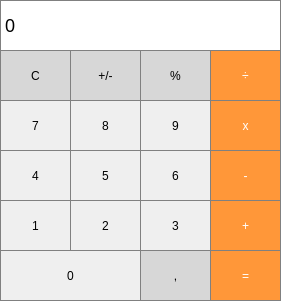
<?xml version="1.0" encoding="UTF-8"?>
<ui version="4.0">
 <class>MainWindow</class>
 <widget class="QMainWindow" name="MainWindow">
  <property name="geometry">
   <rect>
    <x>0</x>
    <y>0</y>
    <width>281</width>
    <height>301</height>
   </rect>
  </property>
  <property name="windowTitle">
   <string/>
  </property>
  <widget class="QWidget" name="centralWidget">
   <property name="styleSheet">
    <string notr="true">#pb0, #pb1 {
   border: 1px solid gray;
}
#pb0::pressed, #pb1:pressed {
    background-color: qlineargradient(x1: 0, y1: 0, x2: 0, y2: 1,
                                      stop: 0 #dadbde, stop: 1 #f6f7fa);
}</string>
   </property>
   <widget class="QLabel" name="label">
    <property name="geometry">
     <rect>
      <x>0</x>
      <y>0</y>
      <width>281</width>
      <height>51</height>
     </rect>
    </property>
    <property name="styleSheet">
     <string notr="true">QLabel {
  qproperty-alignment: 'AlignVCenter | AlignRight';
  border: 1px solid gray;
  background-color : white;
  font-size: 18px;
}</string>
    </property>
    <property name="text">
     <string>0</string>
    </property>
   </widget>
   <widget class="QPushButton" name="pushButton">
    <property name="geometry">
     <rect>
      <x>0</x>
      <y>50</y>
      <width>71</width>
      <height>51</height>
     </rect>
    </property>
    <property name="styleSheet">
     <string notr="true">QPushButton {
  background-color: rgb(215, 215, 215);
  border: 1px solid gray;
}
QPushButton:pressed {
    background-color: qlineargradient(x1: 0, y1: 0, x2: 0, y2: 1,
                                      stop: 0 #BEBEBE, stop: 1 #D7D7D7);
}</string>
    </property>
    <property name="text">
     <string>C</string>
    </property>
   </widget>
   <widget class="QPushButton" name="pushButton_2">
    <property name="geometry">
     <rect>
      <x>140</x>
      <y>50</y>
      <width>71</width>
      <height>51</height>
     </rect>
    </property>
    <property name="styleSheet">
     <string notr="true">QPushButton {
  background-color: rgb(215, 215, 215);
  border: 1px solid gray;
}
QPushButton:pressed {
    background-color: qlineargradient(x1: 0, y1: 0, x2: 0, y2: 1,
                                      stop: 0 #BEBEBE, stop: 1 #D7D7D7);
}</string>
    </property>
    <property name="text">
     <string>%</string>
    </property>
   </widget>
   <widget class="QPushButton" name="pushButton_3">
    <property name="geometry">
     <rect>
      <x>70</x>
      <y>50</y>
      <width>71</width>
      <height>51</height>
     </rect>
    </property>
    <property name="styleSheet">
     <string notr="true">QPushButton {
  background-color: rgb(215, 215, 215);
  border: 1px solid gray;
}
QPushButton:pressed {
    background-color: qlineargradient(x1: 0, y1: 0, x2: 0, y2: 1,
                                      stop: 0 #BEBEBE, stop: 1 #D7D7D7);
}</string>
    </property>
    <property name="text">
     <string>+/-</string>
    </property>
   </widget>
   <widget class="QPushButton" name="pushButton_7">
    <property name="geometry">
     <rect>
      <x>210</x>
      <y>50</y>
      <width>71</width>
      <height>51</height>
     </rect>
    </property>
    <property name="styleSheet">
     <string notr="true">QPushButton {
  background-color: rgb(255, 151, 57);
  color: white; 
  border: 1px solid gray;
}

QPushButton:pressed {
    background-color: qlineargradient(x1: 0, y1: 0, x2: 0, y2: 1,
                                      stop: 0 #FF7832, stop: 1 #FF9739);
}</string>
    </property>
    <property name="text">
     <string>÷</string>
    </property>
   </widget>
   <widget class="QPushButton" name="pushButton_4">
    <property name="geometry">
     <rect>
      <x>140</x>
      <y>100</y>
      <width>71</width>
      <height>51</height>
     </rect>
    </property>
    <property name="styleSheet">
     <string notr="true">QPushButton {
   border: 1px solid gray;
}
QPushButton:pressed {
    background-color: qlineargradient(x1: 0, y1: 0, x2: 0, y2: 1,
                                      stop: 0 #dadbde, stop: 1 #f6f7fa);
}</string>
    </property>
    <property name="text">
     <string>9</string>
    </property>
   </widget>
   <widget class="QPushButton" name="pushButton_5">
    <property name="geometry">
     <rect>
      <x>70</x>
      <y>100</y>
      <width>71</width>
      <height>51</height>
     </rect>
    </property>
    <property name="styleSheet">
     <string notr="true">QPushButton {
   border: 1px solid gray;
}
QPushButton:pressed {
    background-color: qlineargradient(x1: 0, y1: 0, x2: 0, y2: 1,
                                      stop: 0 #dadbde, stop: 1 #f6f7fa);
}</string>
    </property>
    <property name="text">
     <string>8</string>
    </property>
   </widget>
   <widget class="QPushButton" name="pushButton_6">
    <property name="geometry">
     <rect>
      <x>0</x>
      <y>100</y>
      <width>71</width>
      <height>51</height>
     </rect>
    </property>
    <property name="styleSheet">
     <string notr="true">QPushButton {
   border: 1px solid gray;
}
QPushButton:pressed {
    background-color: qlineargradient(x1: 0, y1: 0, x2: 0, y2: 1,
                                      stop: 0 #dadbde, stop: 1 #f6f7fa);
}</string>
    </property>
    <property name="text">
     <string>7</string>
    </property>
   </widget>
   <widget class="QPushButton" name="pushButton_8">
    <property name="geometry">
     <rect>
      <x>210</x>
      <y>100</y>
      <width>71</width>
      <height>51</height>
     </rect>
    </property>
    <property name="styleSheet">
     <string notr="true">QPushButton {
  background-color: rgb(255, 151, 57);
  color: white; 
  border: 1px solid gray;
}

QPushButton:pressed {
    background-color: qlineargradient(x1: 0, y1: 0, x2: 0, y2: 1,
                                      stop: 0 #FF7832, stop: 1 #FF9739);
}</string>
    </property>
    <property name="text">
     <string>x</string>
    </property>
   </widget>
   <widget class="QPushButton" name="pushButton_9">
    <property name="geometry">
     <rect>
      <x>140</x>
      <y>150</y>
      <width>71</width>
      <height>51</height>
     </rect>
    </property>
    <property name="styleSheet">
     <string notr="true">QPushButton {
   border: 1px solid gray;
}
QPushButton:pressed {
    background-color: qlineargradient(x1: 0, y1: 0, x2: 0, y2: 1,
                                      stop: 0 #dadbde, stop: 1 #f6f7fa);
}</string>
    </property>
    <property name="text">
     <string>6</string>
    </property>
   </widget>
   <widget class="QPushButton" name="pushButton_10">
    <property name="geometry">
     <rect>
      <x>70</x>
      <y>150</y>
      <width>71</width>
      <height>51</height>
     </rect>
    </property>
    <property name="styleSheet">
     <string notr="true">QPushButton {
   border: 1px solid gray;
}
QPushButton:pressed {
    background-color: qlineargradient(x1: 0, y1: 0, x2: 0, y2: 1,
                                      stop: 0 #dadbde, stop: 1 #f6f7fa);
}</string>
    </property>
    <property name="text">
     <string>5</string>
    </property>
   </widget>
   <widget class="QPushButton" name="pushButton_11">
    <property name="geometry">
     <rect>
      <x>0</x>
      <y>150</y>
      <width>71</width>
      <height>51</height>
     </rect>
    </property>
    <property name="styleSheet">
     <string notr="true">QPushButton {
   border: 1px solid gray;
}
QPushButton:pressed {
    background-color: qlineargradient(x1: 0, y1: 0, x2: 0, y2: 1,
                                      stop: 0 #dadbde, stop: 1 #f6f7fa);
}</string>
    </property>
    <property name="text">
     <string>4</string>
    </property>
   </widget>
   <widget class="QPushButton" name="pushButton_12">
    <property name="geometry">
     <rect>
      <x>210</x>
      <y>150</y>
      <width>71</width>
      <height>51</height>
     </rect>
    </property>
    <property name="styleSheet">
     <string notr="true">QPushButton {
  background-color: rgb(255, 151, 57);
  color: white; 
  border: 1px solid gray;
}

QPushButton:pressed {
    background-color: qlineargradient(x1: 0, y1: 0, x2: 0, y2: 1,
                                      stop: 0 #FF7832, stop: 1 #FF9739);
}</string>
    </property>
    <property name="text">
     <string>-</string>
    </property>
   </widget>
   <widget class="QPushButton" name="pushButton_13">
    <property name="geometry">
     <rect>
      <x>140</x>
      <y>200</y>
      <width>71</width>
      <height>51</height>
     </rect>
    </property>
    <property name="styleSheet">
     <string notr="true">QPushButton {
   border: 1px solid gray;
}
QPushButton:pressed {
    background-color: qlineargradient(x1: 0, y1: 0, x2: 0, y2: 1,
                                      stop: 0 #dadbde, stop: 1 #f6f7fa);
}</string>
    </property>
    <property name="text">
     <string>3</string>
    </property>
   </widget>
   <widget class="QPushButton" name="pushButton_14">
    <property name="geometry">
     <rect>
      <x>70</x>
      <y>200</y>
      <width>71</width>
      <height>51</height>
     </rect>
    </property>
    <property name="styleSheet">
     <string notr="true">QPushButton {
   border: 1px solid gray;
}
QPushButton:pressed {
    background-color: qlineargradient(x1: 0, y1: 0, x2: 0, y2: 1,
                                      stop: 0 #dadbde, stop: 1 #f6f7fa);
}</string>
    </property>
    <property name="text">
     <string>2</string>
    </property>
   </widget>
   <widget class="QPushButton" name="pb1">
    <property name="geometry">
     <rect>
      <x>0</x>
      <y>200</y>
      <width>71</width>
      <height>51</height>
     </rect>
    </property>
    <property name="styleSheet">
     <string notr="true"/>
    </property>
    <property name="text">
     <string>1</string>
    </property>
   </widget>
   <widget class="QPushButton" name="pushButton_16">
    <property name="geometry">
     <rect>
      <x>210</x>
      <y>200</y>
      <width>71</width>
      <height>51</height>
     </rect>
    </property>
    <property name="styleSheet">
     <string notr="true">QPushButton {
  background-color: rgb(255, 151, 57);
  color: white; 
  border: 1px solid gray;
}

QPushButton:pressed {
    background-color: qlineargradient(x1: 0, y1: 0, x2: 0, y2: 1,
                                      stop: 0 #FF7832, stop: 1 #FF9739);
}</string>
    </property>
    <property name="text">
     <string>+</string>
    </property>
   </widget>
   <widget class="QPushButton" name="pb0">
    <property name="geometry">
     <rect>
      <x>0</x>
      <y>250</y>
      <width>141</width>
      <height>51</height>
     </rect>
    </property>
    <property name="styleSheet">
     <string notr="true"/>
    </property>
    <property name="text">
     <string>0</string>
    </property>
   </widget>
   <widget class="QPushButton" name="pushButton_19">
    <property name="geometry">
     <rect>
      <x>210</x>
      <y>250</y>
      <width>71</width>
      <height>51</height>
     </rect>
    </property>
    <property name="styleSheet">
     <string notr="true">QPushButton {
  background-color: rgb(255, 151, 57);
  color: white; 
  border: 1px solid gray;
}

QPushButton:pressed {
    background-color: qlineargradient(x1: 0, y1: 0, x2: 0, y2: 1,
                                      stop: 0 #FF7832, stop: 1 #FF9739);
}</string>
    </property>
    <property name="text">
     <string>=</string>
    </property>
   </widget>
   <widget class="QPushButton" name="pushButton_20">
    <property name="geometry">
     <rect>
      <x>140</x>
      <y>250</y>
      <width>71</width>
      <height>51</height>
     </rect>
    </property>
    <property name="styleSheet">
     <string notr="true">QPushButton {
  background-color: rgb(215, 215, 215);
  border: 1px solid gray;
}
QPushButton:pressed {
    background-color: qlineargradient(x1: 0, y1: 0, x2: 0, y2: 1,
                                      stop: 0 #BEBEBE, stop: 1 #D7D7D7);
}</string>
    </property>
    <property name="text">
     <string>,</string>
    </property>
   </widget>
  </widget>
 </widget>
 <layoutdefault spacing="6" margin="11"/>
 <resources/>
 <connections/>
</ui>
